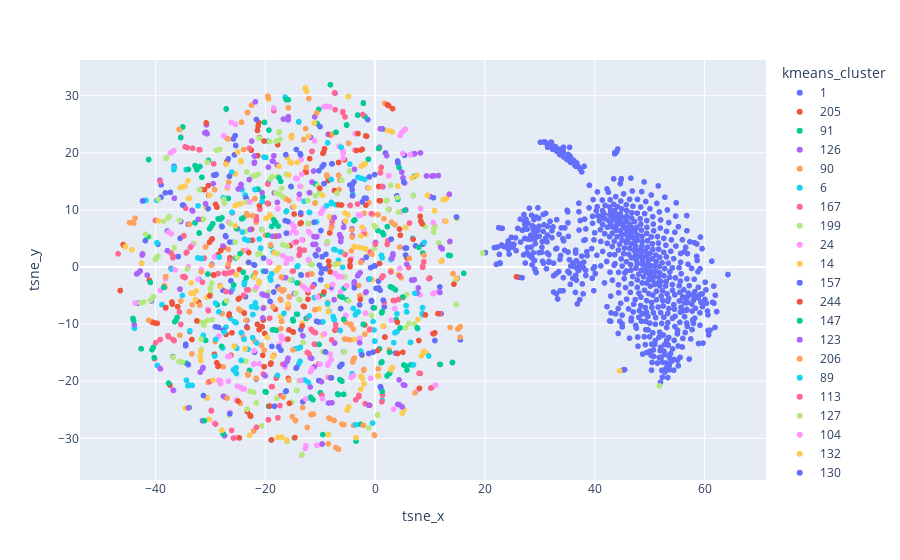

Here is the notebook cell this chart was saved with:
### Code cell
fig = px.scatter(kmeans_df, x="tsne_x", y="tsne_y", color="kmeans_cluster", hover_data=["subreddit", "kmeans_cluster"])
fig.show()
